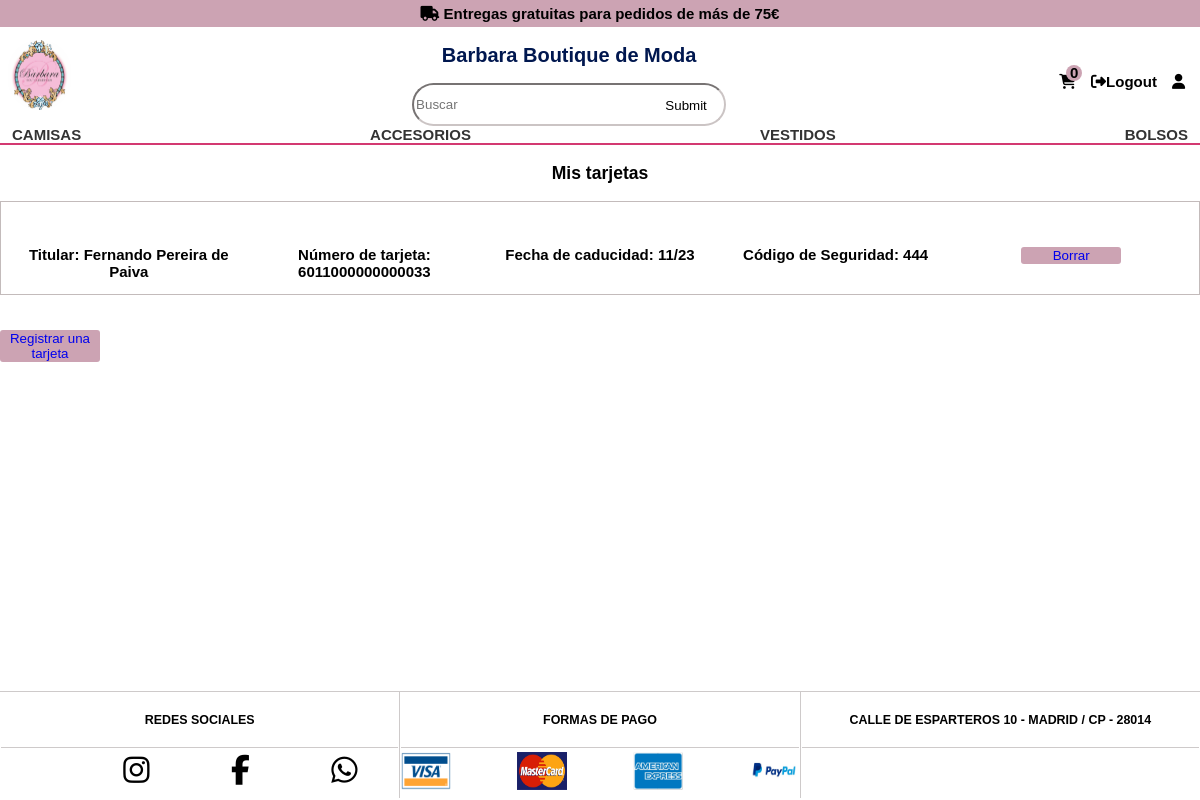
Page /php/controlador/buscarTarjetas.php (signed in) on the committed database.
### tables this page shows
CREATE TABLE `tarjetas` (
  `id_tarjeta` int NOT NULL AUTO_INCREMENT,
  `nombreTitular` varchar(40) NOT NULL,
  `numeroTarjeta` varchar(20) NOT NULL,
  `fechaCaducidad` varchar(5) NOT NULL,
  `codigoSeguridad` int NOT NULL,
  `usuario_id` int DEFAULT NULL,
  PRIMARY KEY (`id_tarjeta`)
);

### php/controlador/buscarTarjetas.php (called while the page is built)
<?php
require_once(__DIR__."/../modelo/modeloMetodoPedidos.php");
    $direcciones = new modeloPedidos();
    $datos = $direcciones->buscarTarjetas();
    require_once(__DIR__."/../vista/misTarjetas.php");
?>

### php/modelo/modeloMetodoPedidos.php (called while the page is built, shortened)
<?php
require_once ($_SERVER['DOCUMENT_ROOT']."/dashboard/TiendaOnlineTFG/php/config/conexion.php");
class modeloPedidos {
    public function __construct() {
        $this->productoDevuelto = array();
        $this->dbh = conectarse_parampdo("formulariotienda");
    }
    public function buscarTarjetas() {
        if(isset($_SESSION['usuario'])) {
        $idP=$_SESSION['usuario'];
        $stmt=$this->dbh-> prepare("SELECT * FROM tarjetas where usuario_id='$idP'");
        $stmt->execute();
        $row= $stmt->fetchAll(PDO::FETCH_OBJ);
        if (!empty($row)){
            foreach ($row as $res)
        {
            $this->productoDevuelto[]=$res;
        }
            return $this->productoDevuelto;
            $this->dbh=null;
        }
        }
    }
}
?>

### php/config/conexion.php (called while the page is built)
<?php
    function conectarse_parampdo($bd){
    $servername = "localhost";
    $username = "root";
    $password = "root";
    try {
        $conect = new PDO("mysql:host=$servername;dbname=$bd", $username, $password);
      $conect->setAttribute(PDO::ATTR_ERRMODE, PDO::ERRMODE_EXCEPTION);
    } catch(PDOException $e) {
        $conect->rollback();
        echo "la conexion ha fallado". $e->getMessage();
        exit;
  }
     return $conect;
  }
?>

### php/vista/misTarjetas.php (the view, shortened to what this page needs)
<!DOCTYPE html>
<html lang="en">
<head>
    <link rel="stylesheet" href="../../css/estilos.css">
    <link rel="stylesheet" href="../../css/estilosEspecificos.css">
    </head>
    <body>
    <div class="container">
        <?php include ($_SERVER['DOCUMENT_ROOT']."/dashboard/TiendaOnlineTFG/php/controlador/header.php"); ?>
        <div class="contenedorGeneralInfo">
            <h3>Mis tarjetas</h3>
            <?php
                if(isset($datos)) {
                    foreach ($datos as $dato) {
                        $idTarjeta = $dato->id_tarjeta;
            ?>
            <div class="informaciones">
                <p>Titular: <?php echo $dato->nombreTitular; ?></p>
                <br />
                <p>Número de tarjeta: <?php echo $dato->numeroTarjeta; ?></p>
                <br />
                <p>Fecha de caducidad: <?php echo $dato->fechaCaducidad; ?></p>
                <br />
                <p>Código de Seguridad: <?php echo $dato->codigoSeguridad; ?></p>
                <br />
                <p><button><a href="../controlador/borrarTarjeta.php?idTarjeta=<?=$idTarjeta?>">Borrar</a></button></p>
            </div>
            <?php
                        }
                }    else {
            ?>
            <p>No tienes tarjetas registradas</p>
            <?php
                    }
            ?>
            <button><a href="../controlador/tarjetas.php?perfil=perfil">Registrar una tarjeta</button>
            </div>
        </div>
    <?php include ($_SERVER['DOCUMENT_ROOT']."/dashboard/TiendaOnlineTFG/php/vista/footer.php"); ?>
    </body>
</html>

### css/estilos.css (style rules this page uses)
body { font-size: 15px; background-color: #ffffff; margin: 0; font-family: Futura, Calibri, sans-serif; font-weight: 700; }
a { text-decoration: none; }
p { margin: 0; }
.container { width: 100%; }
.contenedorGeneralInfo { min-height: calc(100vh - 272px); }
button a { text-decoration: none; }
button { background-color: #CCA3B3; width: 100px; margin: 20px auto; margin-top: 35px; border: 0; border-radius: 3px; }
footer a { color: #000000 !important; }

### css/estilosEspecificos.css (style rules this page uses)
h3 { text-align: center; }
.informaciones p, .informaciones a { width: calc(25%); text-align: center; }
.informaciones:first-of-type { border-top: 1px solid #c3bbbb; }
.informaciones { display: flex; align-items: baseline; justify-content: space-between; padding: 10px; border: 1px solid #c3bbbb; border-top: 0px; }

### rows in the picture
tarjetas: nombreTitular "Fernando Pereira de Paiva", numeroTarjeta "6011000000000033", fechaCaducidad "11/23", codigoSeguridad "444"

### other values in the picture
$cantidadCestaTotal "0"
